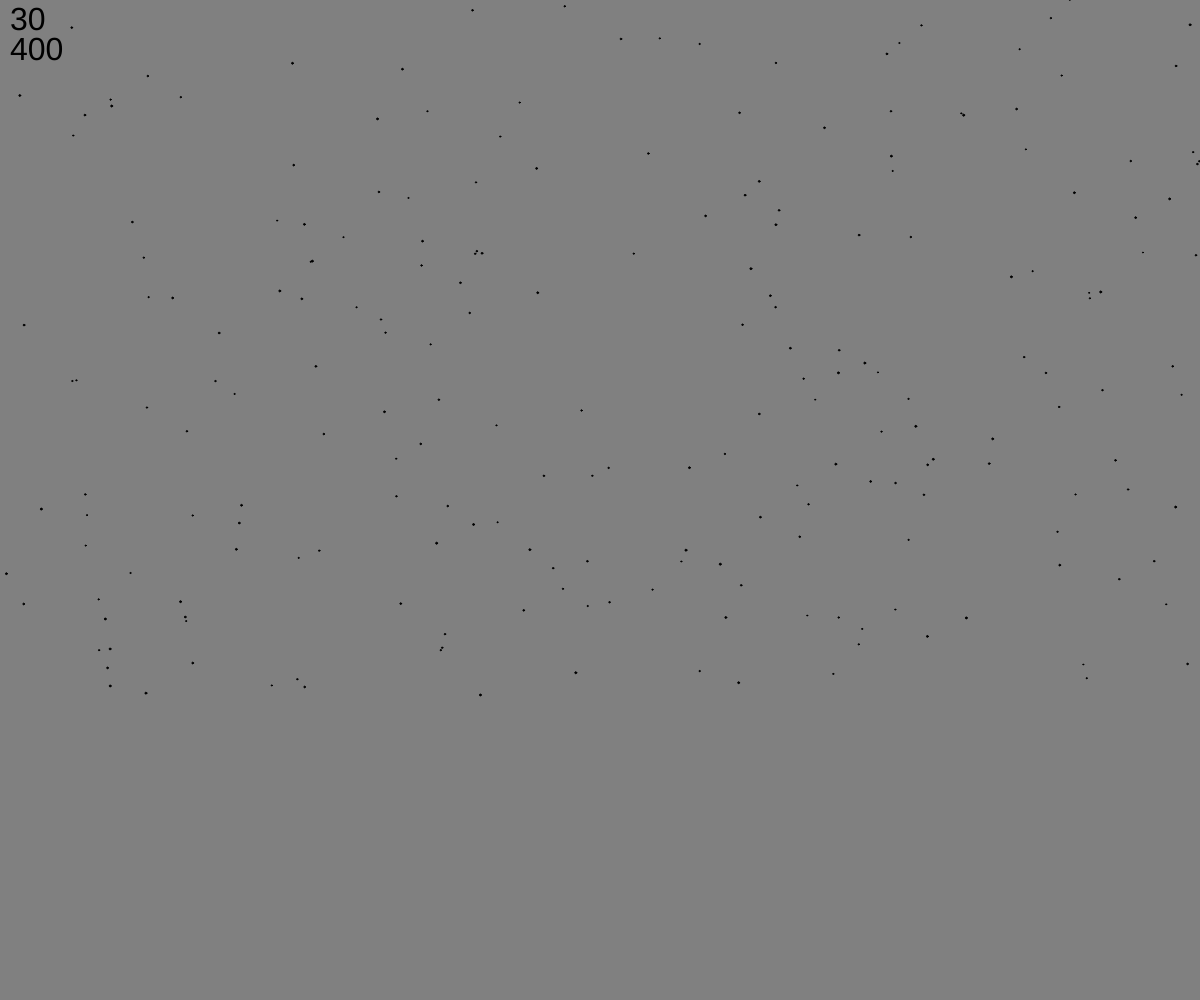
Frame 1 (no input)
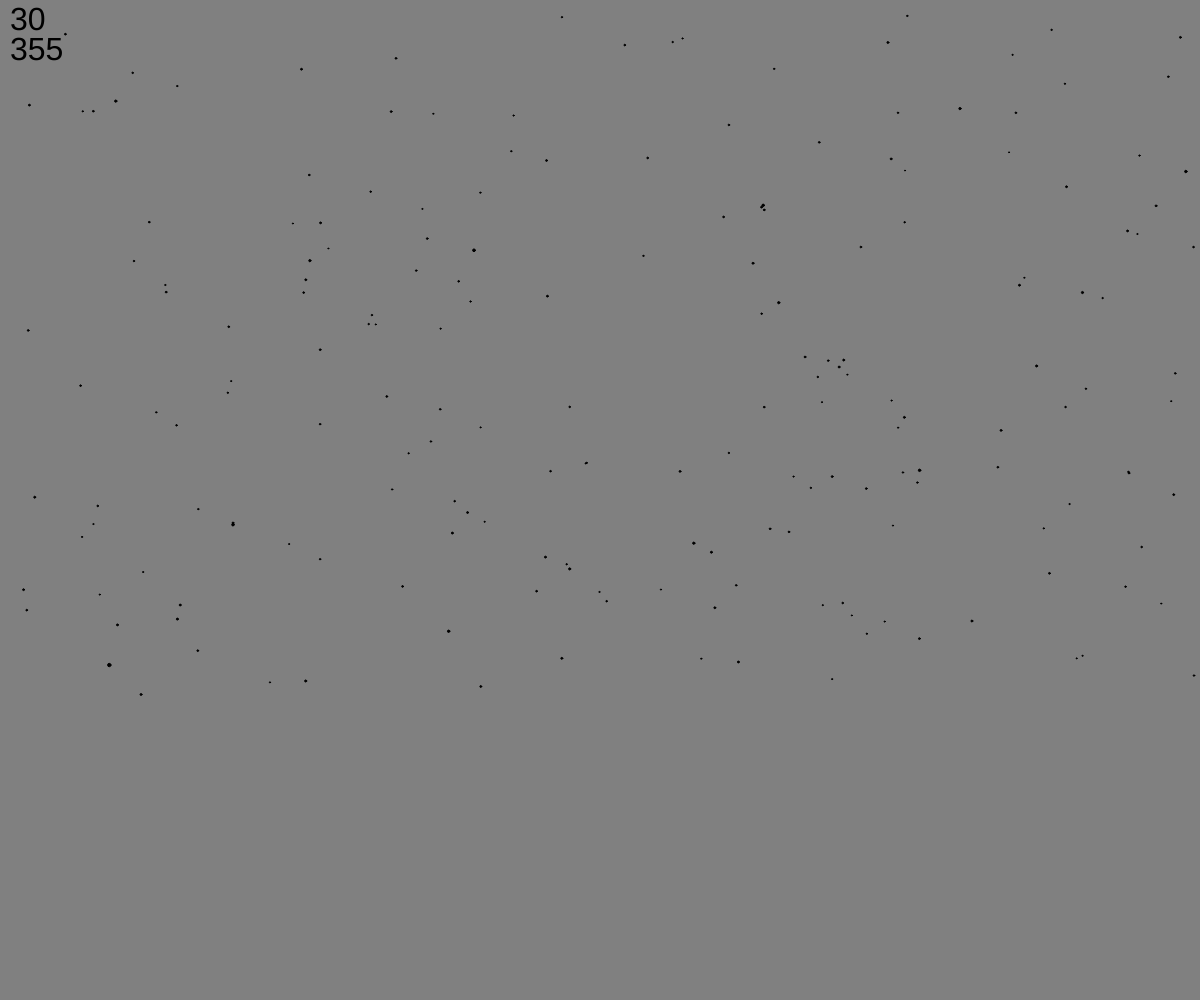
Frame 60 (no input)
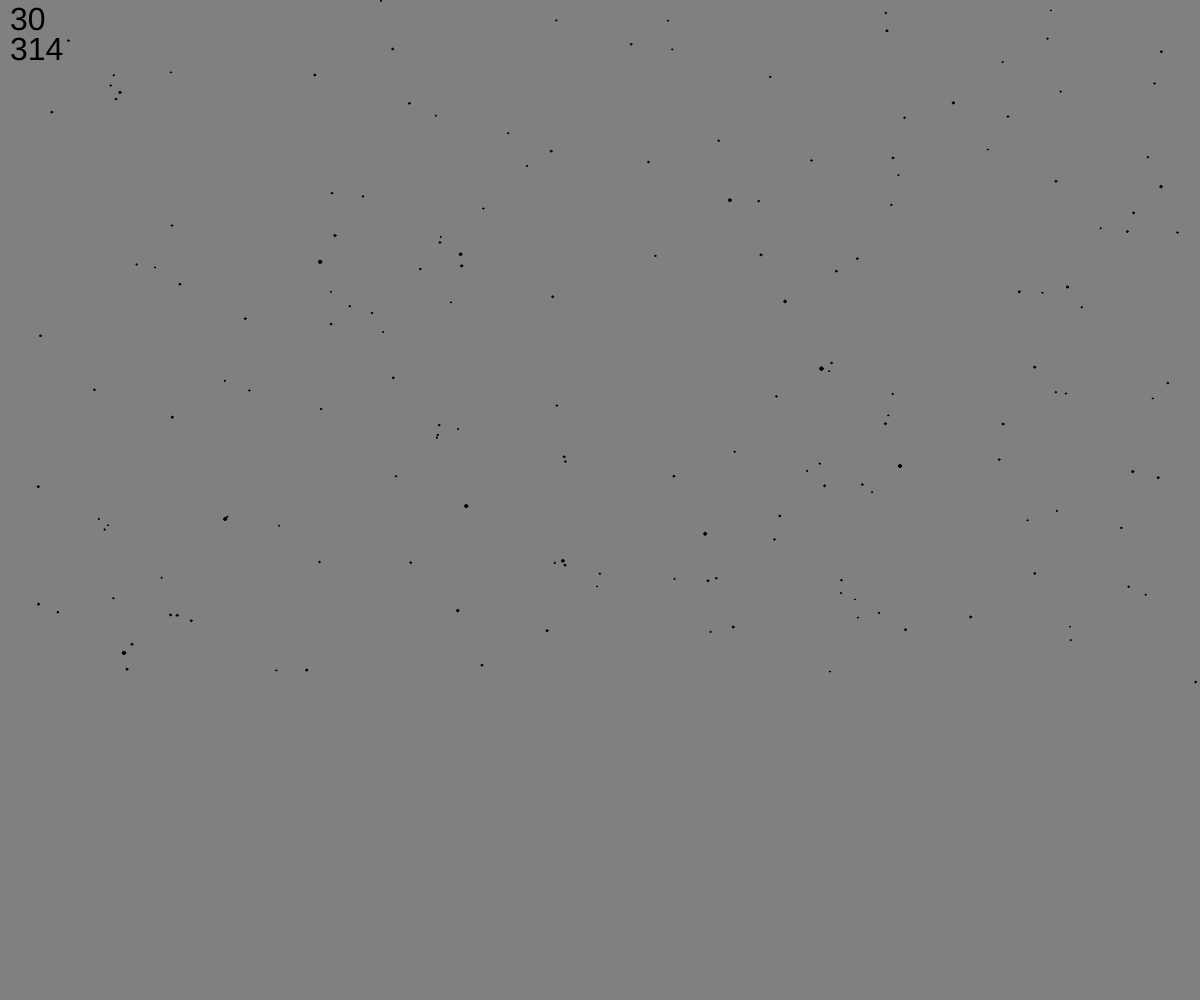
Frame 120 (the mouse pressed at the canvas centre since frame 60)

The p5.js sketch that drew these frames (run headless with seeded random() and noise() and a simulated clock; from frame 60 on, the mouse is pressed at the canvas centre):

// p5.js sketch
// ── sketch.js
const winX = window.innerWidth;
const winY = window.innerHeight;
const NUM_PARTICLES = 400;
const GRAVITATIONAL_CONSTANT = 1;
let particles = [];

function setup() {
  createCanvas(winX, winY);
  for (let i = 0; i < NUM_PARTICLES; i++)
    particles.push(new Particle());
}

function draw() {
  // put drawing code here
  background(128)
  draw_particles();
  draw_info();
}

function draw_particles() {
    gravitate_particles();
    particles.forEach(particle => {
        particle.update();
        particle.draw();
    });
}

function gravitate_particles(){
    particles.forEach(particle => {
        particle.force = createVector(0,0);
    });
    for (let i = 0; i < particles.length; i++) {
        for (let j = i+1; j < particles.length; j++) {
            let p0 = particles[i];
            let p1 = particles[j];
            let d = dist(p0.pos.x, p0.pos.y, p1.pos.x, p1.pos.y);
            if (d < p0.radius + p1.radius) {
                join_particles(p0, p1);
                break;
            }
            let fG = GRAVITATIONAL_CONSTANT * ((p0.mass * p1.mass) / (d * d));
            let fGr = fG / d;
            p0.force.x += fGr * (p1.pos.x - p0.pos.x);
            p0.force.y += fGr * (p1.pos.y - p0.pos.y);
            p1.force.x += fGr * (p0.pos.x - p1.pos.x); 
            p1.force.y += fGr * (p0.pos.y - p1.pos.y);
        }
    }
    particles.forEach(particle => {
        let acceleration = createVector(particle.force.x/particle.mass, particle.force.y/particle.mass);
        particle.velocity.add(acceleration);
    });
}

function draw_info(){
    push();
    textSize(32);
    fill(color('black'));
    let fr = frameRate();
    fr = fr > 30 ? 30 : fr;
    text(parseInt(fr), 10, 30);
    text(particles.length, 10, 60);
    pop();
}

function join_particles(p0, p1) {
    let pn = new Particle();
    pn.pos = p0.mass > p1.mass ? p0.pos : p1.pos;
    pn.mass = p0.mass + p1.mass;
    pn.radius = Math.sqrt(pn.mass / Math.PI);
    pn.velocity.x = ((p0.mass * p0.velocity.x) + (p1.mass * p1.velocity.x)) / pn.mass;
    pn.velocity.y = ((p0.mass * p0.velocity.y) + (p1.mass * p1.velocity.y)) / pn.mass;
    particles.splice(particles.indexOf(p0), 1);
    particles.splice(particles.indexOf(p1), 1);
    particles.push(pn);
}
// ── particle.js
const MAX_INITIAL_VELOCITY = .5
const MAX_INITIAL_RADIUS = 1

class Particle {
    constructor(){
        this.pos = createVector(Math.random() * winX, (Math.random() * winX) - (winY/2));
        this.radius = (Math.random() * (MAX_INITIAL_RADIUS/2)) + (MAX_INITIAL_RADIUS/2);
        this.mass = Math.PI * this.radius * this.radius;
        this.velocity = createVector(Math.random() * MAX_INITIAL_VELOCITY - (MAX_INITIAL_VELOCITY/2), Math.random() * MAX_INITIAL_VELOCITY - (MAX_INITIAL_VELOCITY/2));
        this.force = createVector(0, 0);
    }

    update() {
        this.pos.add(this.velocity);
    }

    draw() {
        push();
        fill(color('black'));
        circle(this.pos.x, this.pos.y, 2*this.radius);
        pop();
    }
}
